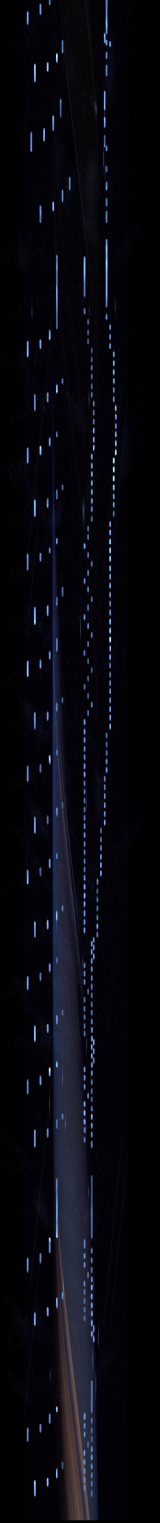
#> input picture 294.jpg, 1280 x 12180 px (shown at 1/8 size)
$ python speed.py
#> lines starting #> are read from the running program, lines starting #| are printed output that depends on the picture; after the words box and inside, x2 and y2 are one past the last pixel; in counts of white or black regions, pixels touching at a corner belong together
from sre_constants import SUCCESS
import cv2
from matplotlib.pyplot import contour
import numpy as np
def shiftimage(img,x,y):
    M = np.float32([
	[1, 0, x],#xcoordinate
	[0, 1, y]])#ycoordinate
    shifted = cv2.warpAffine(img, M, (img.shape[1], img.shape[0]))
    return shifted

def make_things_better(image):
    #image=cv2.cvtColor(image,cv2.COLOR_BGR2GRAY) #nohist,55,3,1,nogaussian2,nothreshold2
    image=cv2.GaussianBlur(image,(11,11),0)
    image =cv2.adaptiveThreshold(image,255,cv2.ADAPTIVE_THRESH_GAUSSIAN_C,cv2.THRESH_BINARY,5,1)
    image = cv2.GaussianBlur(image,(11,11),0)
    ret, image = cv2.threshold(image, 125, 255, 0)
    return image

def functions(frame):
    gray = cv2.cvtColor(frame, cv2.COLOR_BGR2GRAY)
    edge = cv2.Canny(gray, 150, 200)
    contours, hierarchy = cv2.findContours(edge, cv2.RETR_EXTERNAL,cv2.CHAIN_APPROX_SIMPLE)
    contours_g=[]
    for ct in contours:
        perimeter = cv2.arcLength(ct,True)
        area = cv2.contourArea(ct)
        if area>20 and perimeter >50:
            epsilon = 0.001*cv2.arcLength(ct,True)
            approx = cv2.approxPolyDP(ct,epsilon,True)
            contours_g.append(approx)
        #x,y,w,h = cv2.boundingRect(approx)
        #cv2.rectangle(frame,(x,y),(x+w,y+h),(0,255,0),2)
    return contours_g
img1=cv2.imread("294.jpg")
#> img1 is the input picture: shape (12180, 1280, 3); mean B, G, R 14.3, 8.1, 7.8
img2=cv2.imread("0.jpg")
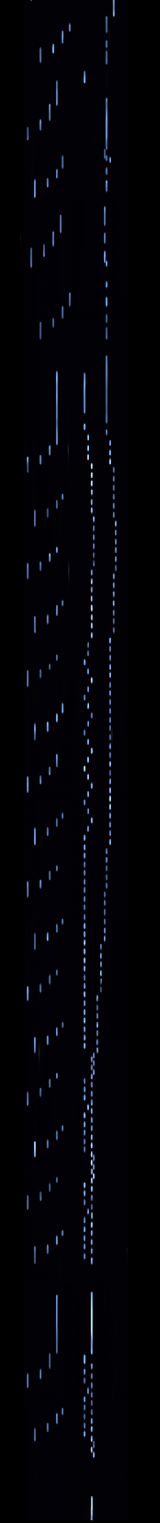
#> input picture 0.jpg, 1280 x 12180 px (shown at 1/8 size)
#> img2 is the input picture: shape (12180, 1280, 3); mean B, G, R 7.5, 3.2, 3.2
contours1=functions(img1)
#> in functions, `gray = cv2.cvtColor(frame, cv2.COLOR_BGR2GRAY)`:
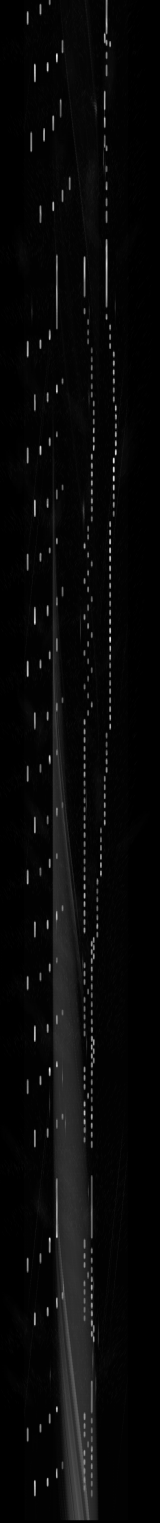
#> gray: shape (12180, 1280) (shown at 1/8 size); min 0, max 243, mean 8.7
#> in functions, `edge = cv2.Canny(gray, 150, 200)`:
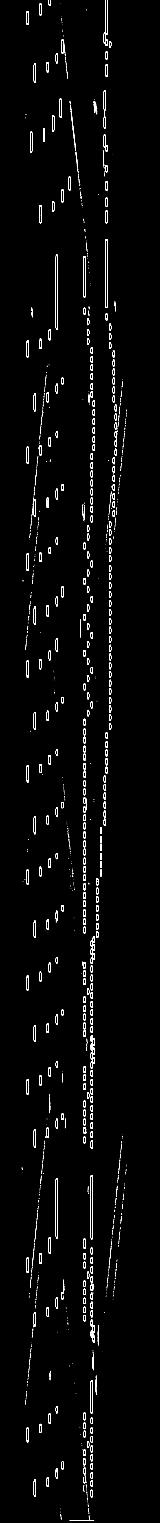
#> edge: shape (12180, 1280) (shown at 1/8 size); 0.63% white in thin lines or dots, all inside (x1, y1, x2, y2) = (174, 0, 1016, 12163)
#> in functions, `contours, hierarchy = cv2.findContours(edge, cv2.RETR_EXTERNAL,cv2.CHA..`: contours = 4293 contours, 3781 with area under 20; largest, box (x1, y1, x2, y2) and area: (447, 2042, 462, 2632) 8172, (726, 9404, 742, 9905) 7062, (447, 9433, 463, 9899) 6562, (242, 1058, 258, 1211) 2216, (271, 512, 286, 653) 1918
#> the loop in functions, `for ct in contours:` made 4293 passes
#> (perimeter, area, epsilon) on passes 68, 70, 83, 96, 106, 118, 132, 138, 144, 176, 177, 185: (259.9, 65, 0.26), (294.4, 1667.5, 0.294), (313.7, 44, 0.314), (158.3, 531, 0.158), (388.1, 48, 0.388), (110.5, 529.5, 0.111), (238.7, 44, 0.239), (148.6, 459, 0.149), (163.5, 533, 0.163), (256.7, 1404.5, 0.257), (102.7, 521.5, 0.103), (315.3, 38, 0.315)
#> after the loop in functions, `for ct in contours:`: contours_g = 264 contours; largest, box (x1, y1, x2, y2) and area: (447, 2042, 462, 2632) 8188, (726, 9404, 742, 9905) 7225, (447, 9433, 463, 9899) 6558, (242, 1058, 258, 1211) 2216, (271, 512, 286, 653) 1918
#> contours1 has the same summary as contours_g in functions
contours2=functions(img2)
#> in functions (call 2), `gray = cv2.cvtColor(frame, cv2.COLOR_BGR2GRAY)`:
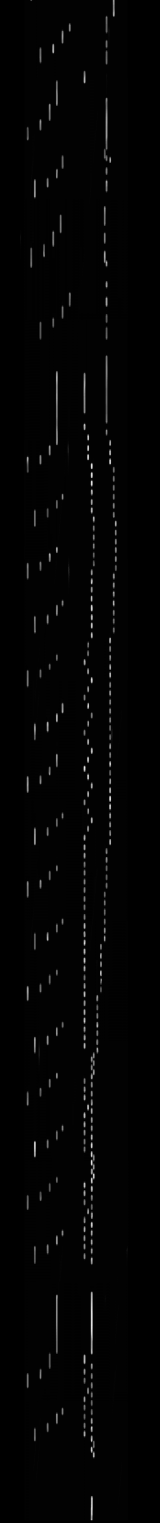
#> gray: shape (12180, 1280) (shown at 1/8 size); min 0, max 249, mean 3.8
#> in functions (call 2), `edge = cv2.Canny(gray, 150, 200)`:
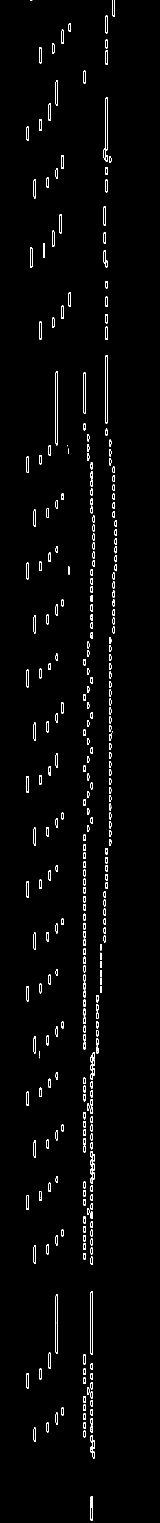
#> edge: shape (12180, 1280) (shown at 1/8 size); 0.53% white in thin lines or dots, all inside (x1, y1, x2, y2) = (214, 0, 934, 12163)
#> in functions (call 2), `contours, hierarchy = cv2.findContours(edge, cv2.RETR_EXTERNAL,cv2.CHA..`: contours = 1866 contours, 1319 with area under 20; largest, box (x1, y1, x2, y2) and area: (447, 2972, 462, 3561) 8171, (726, 10338, 741, 10834) 6890, (447, 10363, 462, 10827) 6444, (845, 786, 860, 1198) 5695, (669, 2984, 684, 3309) 4441
#> the loop in functions (call 2), `for ct in contours:` made 1866 passes
#> (perimeter, area, epsilon) on passes 13, 19, 22, 33, 41, 46, 62, 63, 68, 74, 76, 81: (93.31, 439, 0.0933), (148.6, 530, 0.149), (144.7, 605.5, 0.145), (113, 597, 0.113), (193.5, 44, 0.193), (211.1, 1297.5, 0.211), (223.6, 50, 0.224), (162.6, 967, 0.163), (101.6, 514.5, 0.102), (154.5, 520.5, 0.155), (220.3, 1114, 0.22), (271.5, 44.5, 0.271)
#> (perimeter, area) on passes 9, 12, 15, 18, 24, 26: (30.83, 37), (28.24, 22.5), (30.83, 38), (27.41, 22.5), (27.66, 26), (31.07, 34.5)
#> after the loop in functions (call 2), `for ct in contours:`: contours_g = 287 contours; largest, box (x1, y1, x2, y2) and area: (447, 2972, 462, 3561) 8168, (726, 10338, 741, 10834) 6656, (447, 10363, 462, 10827) 6442, (845, 786, 860, 1198) 5693, (669, 2984, 684, 3309) 4442
#> contours2 has the same summary as contours_g in functions
dimension=[]
for ct in contours1[:]:
    (x,y,w,h) = cv2.boundingRect(ct)
    area=w*h
    if area >1000:
        dimension.append([w,h,x,y])
#> this loop made 264 passes
#> (x, y, w, h, area) on passes 1 to 3: (726, 11846, 16, 46, 736), (271, 11845, 15, 123, 1845), (373, 11827, 16, 63, 1008)
dimension2=[]
x_shift=[]
y_shift=[]
for ct in contours2[:30]:
    (x,y,w,h) = cv2.boundingRect(ct)
    ds=[x for x  in dimension if( x[0]-w>=-5 and x[0]-w<=5 )and( x[1]-h>=-5 and x[1]-h<=5) ]
    if ds:
        ds=np.array(ds)
        ds=ds[:,2:4]
        x_shift.append(np.min(np.abs(ds[:,0]-x)))
        if x_shift[-1]<10 and x_shift[-1]>-10:
            y=(np.min(np.abs(ds[:,1]-y)))
            if y>400 and y<1000:
                y_shift.append(y)
                print(x_shift[-1],y_shift[-1])
#> this loop made 30 passes
#| 0 924
#| 0 929
#| 0 930
#| 0 934

x_shift=np.min(x_shift)
y_shift=np.mean(y_shift)
print(x_shift,y_shift)
#| 0 929.25
newimage=cv2.addWeighted(img1,0.2,shiftimage(img2,0,-y_shift),1,0)
#> in shiftimage, `shifted = cv2.warpAffine(img, M, (img.shape[1], img.shape[0]))`:
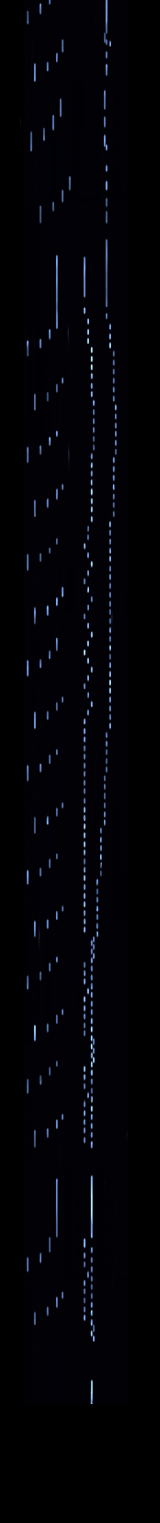
#> shifted: shape (12180, 1280, 3) (shown at 1/8 size); mean B, G, R 7, 3, 3
#newimage=cv2.Canny(newimage,100,180)
cv2.imwrite("i.jpg",newimage)
